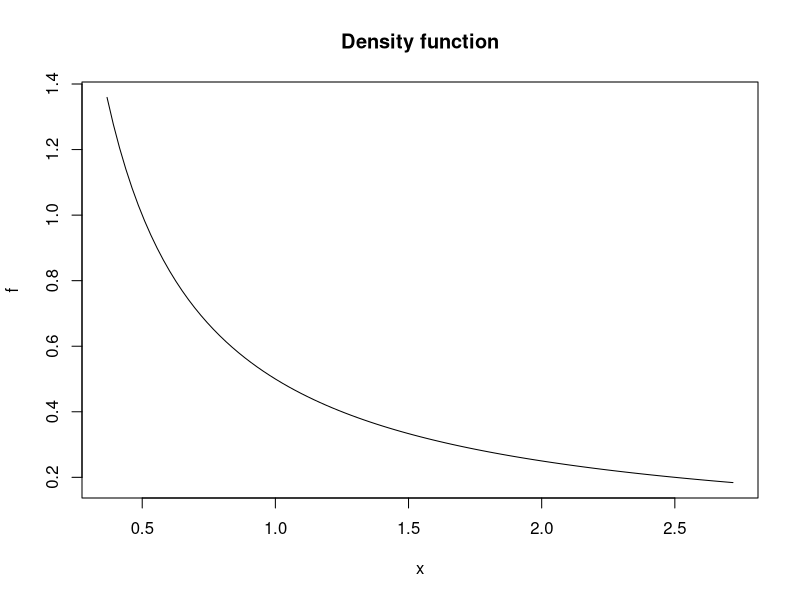

Reproduce this figure in R.
f <- function(x) (2*x)^(-1)

plot(f,1/exp(1),exp(1),main="Density function")

integrate(f, lower = 1/exp(1), upper = exp(1)) ##### f es una fdp

F <- function(x) (log(x)+1)/2 ### definicion de fda
F(1) ### Pro(X <= 1)
(1-F(1)) ### Pro(X > 1)
F(1)*(1-F(1))


